Frame 1 (no input): blank canvas, image omitted
Frame 60 (the mouse pressed at the canvas centre just before this capture): blank canvas, image omitted
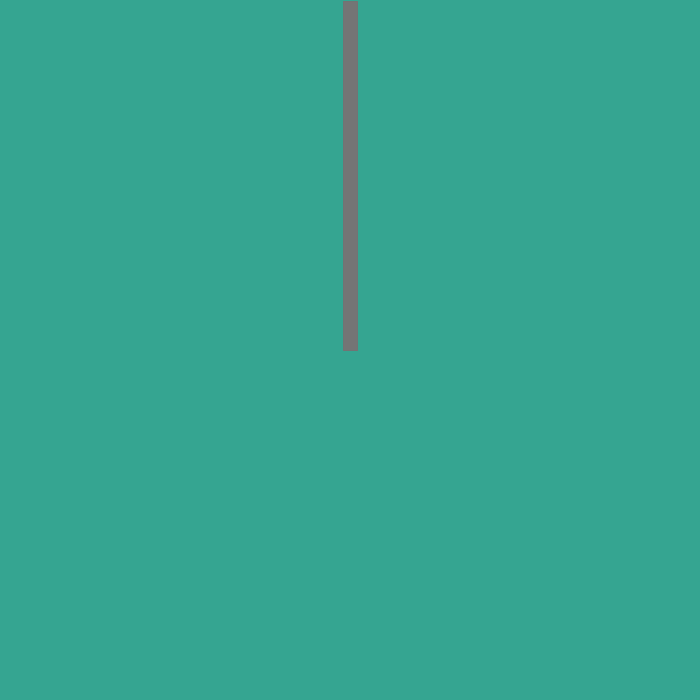
Frame 120 (the mouse held since frame 60 and released just before this capture)

The Processing sketch whose frames 1 and 60 were blank and that drew this single picture after the mouse press (run headless with seeded random() and noise(); from frame 60 on, the mouse is pressed at the canvas centre):

// Processing sketch: processing_17314
// ── processing_17314.pde

void setup() {
  size(700,700); 
  stroke(255);
  background(53,165,145);
}

void draw() {
  //background(53,165,145);
  strokeWeight(mouseX/25);
  stroke(mouseX/3,mouseY/3,mouseX/3,mouseY/3);
  fill(random(200,255),mouseY/3,mouseX/3,mouseX/3);
  triangle(mouseX, mouseY, width-mouseX, (mouseX+1)/(mouseY+1),height-mouseY,mouseY/2);
}
